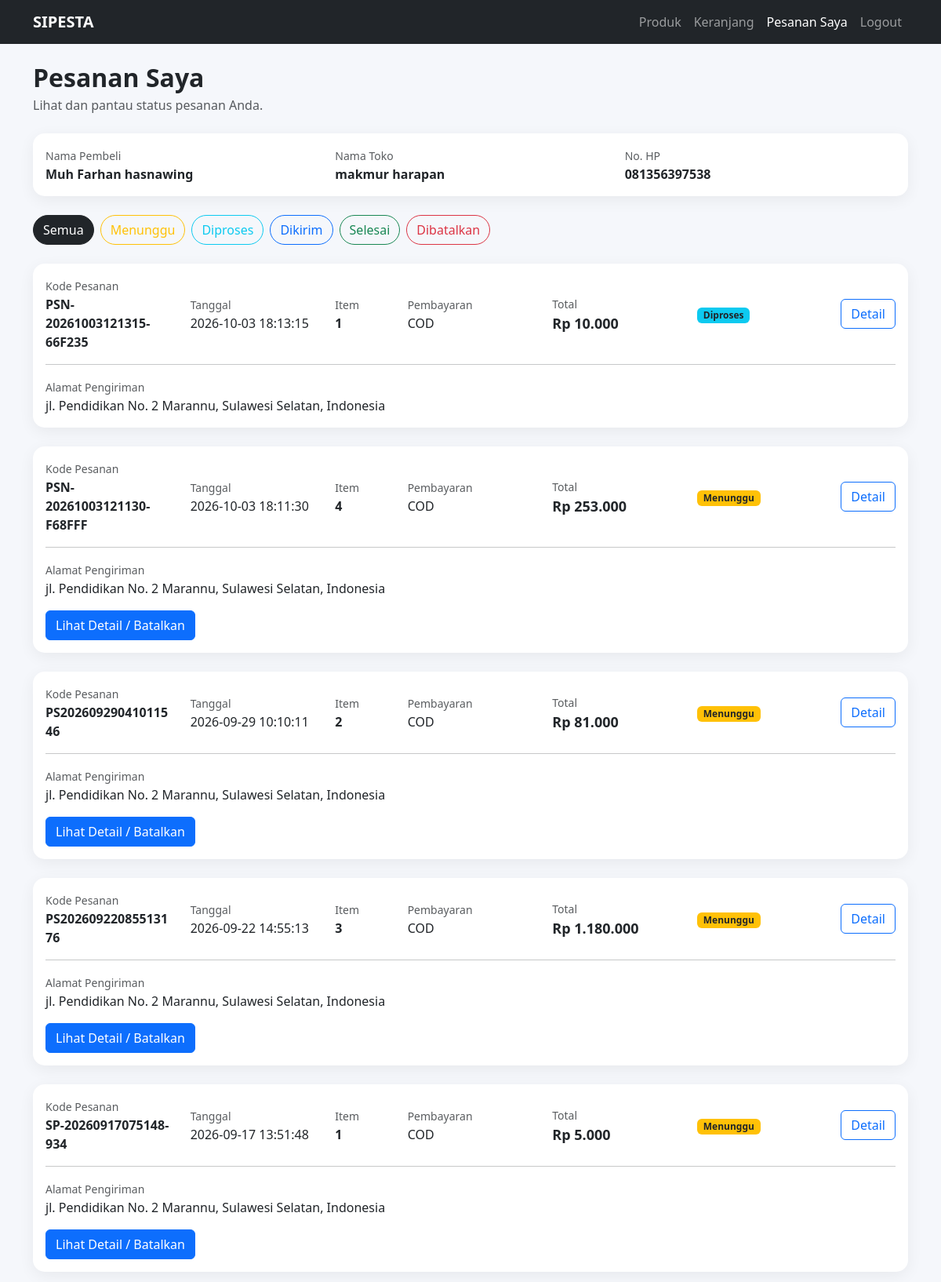
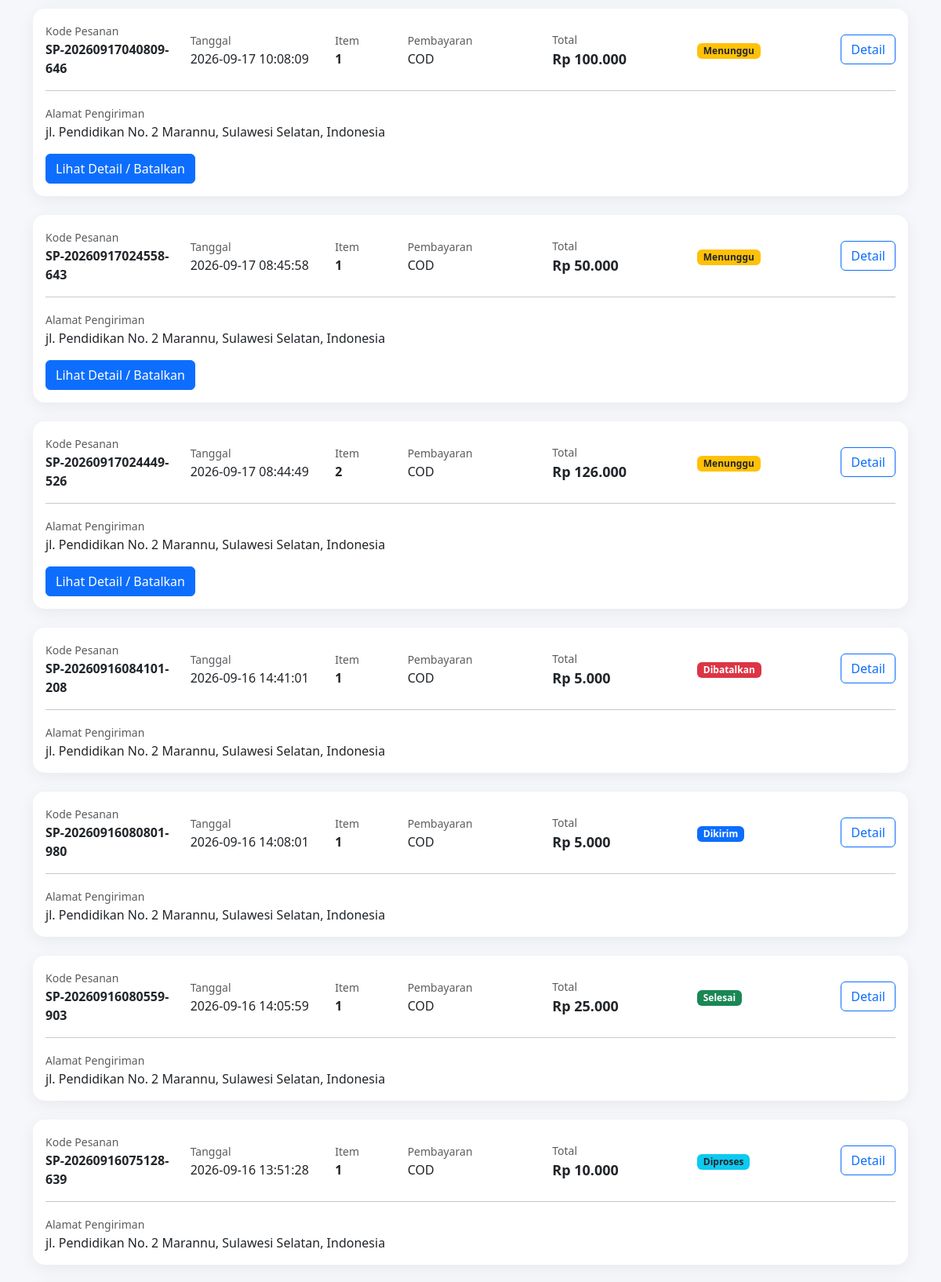
The app's page /pembeli/pesanan.php (signed in, upper part) with its own data (2 pictures, top to bottom).
### tables this page shows
CREATE TABLE `pembeli` (
  `id` int(11) NOT NULL,
  `user_id` int(11) NOT NULL,
  `nama` varchar(100) NOT NULL,
  `tanggal_lahir` date DEFAULT NULL,
  `no_hp` varchar(20) DEFAULT NULL,
  `alamat` text DEFAULT NULL,
  `nama_toko` varchar(150) DEFAULT NULL,
  `jenis_kelamin` enum('Laki-laki','Perempuan') DEFAULT NULL,
  `lama_usaha` int(11) DEFAULT 0,
  `created_at` timestamp NOT NULL DEFAULT current_timestamp(),
  `latitude` decimal(10,8) DEFAULT NULL,
  `longitude` decimal(11,8) DEFAULT NULL
);

CREATE TABLE `pesanan` (
  `id` int(11) NOT NULL,
  `kode_pesanan` varchar(30) NOT NULL,
  `pembeli_id` int(11) NOT NULL,
  `nama_penerima` varchar(150) DEFAULT NULL,
  `no_hp` varchar(30) DEFAULT NULL,
  `tanggal_pesanan` datetime DEFAULT current_timestamp(),
  `total_harga` decimal(15,2) NOT NULL DEFAULT 0.00,
  `alamat_pengiriman` text NOT NULL,
  `catatan` text DEFAULT NULL,
  `metode_pembayaran` enum('COD','Transfer') DEFAULT 'COD',
  `STATUS` varchar(20) NOT NULL DEFAULT 'menunggu',
  `created_at` timestamp NOT NULL DEFAULT current_timestamp(),
  `updated_at` timestamp NOT NULL DEFAULT current_timestamp() ON UPDATE current_timestamp(),
  `latitude_pengiriman` decimal(10,8) DEFAULT NULL,
  `longitude_pengiriman` decimal(11,8) DEFAULT NULL,
  `jarak_km` decimal(10,2) DEFAULT NULL,
  `ongkos_kirim` decimal(15,2) NOT NULL DEFAULT 0.00
);

### config/auth.php (called while the page is built, shortened)
<?php
function userId()
{
    return (int)($_SESSION['user_id'] ?? 0);
}

### config/helper.php (called while the page is built, shortened)
<?php
function e($text)
{
    return htmlspecialchars($text ?? '', ENT_QUOTES, 'UTF-8');
}
function rupiah($angka)
{
    return 'Rp ' . number_format(
        $angka,
        0,
        ',',
        '.'
    );
}

### pembeli/pesanan.php (the view, shortened to what this page needs)
<?php
require_once "../config/database.php";
require_once "../config/auth.php";
require_once "../config/helper.php";
$user_id = userId();
$stmt = $conn->prepare("
    SELECT id, nama, nama_toko, no_hp, alamat
    FROM pembeli
    WHERE user_id = ?
    LIMIT 1
");
$stmt->bind_param("i", $user_id);
$stmt->execute();
$resultPembeli = $stmt->get_result();
$pembeli = $resultPembeli->fetch_assoc();
$pembeli_id = (int) $pembeli['id'];
$statusFilter = $_GET['status'] ?? '';
$whereStatus = "";
$pesanan = [];
if ($whereStatus !== '') {
    $stmt = $conn->prepare("
        SELECT
            ps.id,
            ps.kode_pesanan,
            ps.tanggal_pesanan,
            ps.total_harga,
            ps.alamat_pengiriman,
            ps.metode_pembayaran,
            ps.status,
            COUNT(dp.id) AS jumlah_item
        FROM pesanan ps
        LEFT JOIN detail_pesanan dp
            ON dp.pesanan_id = ps.id
        WHERE ps.pembeli_id = ?
        $whereStatus
        GROUP BY
            ps.id,
            ps.kode_pesanan,
            ps.tanggal_pesanan,
            ps.total_harga,
            ps.alamat_pengiriman,
            ps.metode_pembayaran,
            ps.status
        ORDER BY ps.id DESC
    ");
    $stmt->bind_param(
        "is",
        $pembeli_id,
        $statusFilter
    );
} else {
    $stmt = $conn->prepare("
        SELECT
            ps.id,
            ps.kode_pesanan,
            ps.tanggal_pesanan,
            ps.total_harga,
            ps.alamat_pengiriman,
            ps.metode_pembayaran,
            ps.status,
            COUNT(dp.id) AS jumlah_item
        FROM pesanan ps
        LEFT JOIN detail_pesanan dp
            ON dp.pesanan_id = ps.id
        WHERE ps.pembeli_id = ?
        GROUP BY
            ps.id,
            ps.kode_pesanan,
            ps.tanggal_pesanan,
            ps.total_harga,
            ps.alamat_pengiriman,
            ps.metode_pembayaran,
            ps.status
        ORDER BY ps.id DESC
    ");
    $stmt->bind_param(
        "i",
        $pembeli_id
    );
}
$stmt->execute();
$result = $stmt->get_result();
while ($row = $result->fetch_assoc()) {
    $pesanan[] = $row;
}
function badgeStatusPembeli($status)
{
    switch ($status) {
        case 'menunggu':
            return '<span class="badge bg-warning text-dark">
                        Menunggu
                    </span>';
        case 'diproses':
            return '<span class="badge bg-info text-dark">
                        Diproses
                    </span>';
        case 'dikirim':
            return '<span class="badge bg-primary">
                        Dikirim
                    </span>';
        case 'selesai':
            return '<span class="badge bg-success">
                        Selesai
                    </span>';
        case 'dibatalkan':
            return '<span class="badge bg-danger">
                        Dibatalkan
                    </span>';
    }
}
?>
<!DOCTYPE html>
<html lang="id">
<head>
    <link
        href="https://cdn.jsdelivr.net/npm/bootstrap@5.3.3/dist/css/bootstrap.min.css"
        rel="stylesheet">
</head>
<body>
<nav class="navbar navbar-expand-lg bg-dark navbar-dark">
    <div class="container">
        <a class="navbar-brand"
           href="index.php">
            SIPESTA
        </a>
        <div class="collapse navbar-collapse"
             id="navbarMenu">
            <ul class="navbar-nav ms-auto">
                <li class="nav-item">
                    <a class="nav-link"
                       href="index.php">
                        Produk
                    </a>
                </li>
                <li class="nav-item">
                    <a class="nav-link"
                       href="keranjang.php">
                        Keranjang
                    </a>
                </li>
                <li class="nav-item">
                    <a class="nav-link active"
                       href="pesanan.php">
                        Pesanan Saya
                    </a>
                </li>
                <li class="nav-item">
                    <a class="nav-link"
                       href="../logout.php">
                        Logout
                    </a>
                </li>
            </ul>
        </div>
    </div>
</nav>
<div class="container py-4">
    <div class="mb-4">
        <h2 class="fw-bold mb-1">
            Pesanan Saya
        </h2>
        <p class="text-muted mb-0">
            Lihat dan pantau status pesanan Anda.
        </p>
    </div>
    <div class="card mb-4">
        <div class="card-body">
            <div class="row">
                <div class="col-md-4">
                    <small class="text-muted">
                        Nama Pembeli
                    </small>
                    <div class="fw-bold">
                        <?= e($pembeli['nama']) ?>
                    </div>
                </div>
                <div class="col-md-4">
                    <small class="text-muted">
                        Nama Toko
                    </small>
                    <div class="fw-bold">
                        <?= e($pembeli['nama_toko'] ?: '-') ?>
                    </div>
                </div>
                <div class="col-md-4">
                    <small class="text-muted">
                        No. HP
                    </small>
                    <div class="fw-bold">
                        <?= e($pembeli['no_hp']) ?>
                    </div>
                </div>
            </div>
        </div>
    </div>
    <div class="mb-4">
        <div class="d-flex flex-wrap gap-2">
            <a
                href="pesanan.php"
                class="btn
                <?= $statusFilter === ''
                    ? 'btn-dark'
                    : 'btn-outline-dark' ?>
                filter-btn">
                Semua
            </a>
            <a
                href="pesanan.php?status=menunggu"
                class="btn
                <?= $statusFilter === 'menunggu'
                    ? 'btn-warning'
                    : 'btn-outline-warning' ?>
                filter-btn">
                Menunggu
            </a>
            <a
                href="pesanan.php?status=diproses"
                class="btn
                <?= $statusFilter === 'diproses'
                    ? 'btn-info'
                    : 'btn-outline-info' ?>
                filter-btn">
                Diproses
            </a>
            <a
                href="pesanan.php?status=dikirim"
                class="btn
                <?= $statusFilter === 'dikirim'
                    ? 'btn-primary'
                    : 'btn-outline-primary' ?>
                filter-btn">
                Dikirim
            </a>
            <a
                href="pesanan.php?status=selesai"
                class="btn
                <?= $statusFilter === 'selesai'
                    ? 'btn-success'
                    : 'btn-outline-success' ?>
                filter-btn">
                Selesai
            </a>
            <a
                href="pesanan.php?status=dibatalkan"
                class="btn
                <?= $statusFilter === 'dibatalkan'
                    ? 'btn-danger'
                    : 'btn-outline-danger' ?>
                filter-btn">
                Dibatalkan
            </a>
        </div>
    </div>
    <?php if (empty($pesanan)): ?>
        <div class="card">
            <div class="card-body text-center py-5">
                <div style="font-size:50px;">
                    🛒
                </div>
                <h5 class="mt-3">
                    Belum Ada Pesanan
                </h5>
                <p class="text-muted">
                    Anda belum memiliki pesanan
                    <?= $statusFilter
                        ? 'dengan status ' . e($statusFilter)
                        : '' ?>.
                </p>
                <a
                    href="index.php"
                    class="btn btn-primary">
                    Mulai Belanja
                </a>
            </div>
        </div>
    <?php else: ?>
        <div class="row g-4">
            <?php foreach ($pesanan as $order): ?>
                <div class="col-12">
                    <div class="card order-card">
                        <div class="card-body">
                            <div class="row align-items-center">
                                <div class="col-md-2 mb-3 mb-md-0">
                                    <small class="text-muted">
                                        Kode Pesanan
                                    </small>
                                    <div class="order-code">
                                        <?= e(
                                            $order['kode_pesanan']
                                        ) ?>
                                    </div>
                                </div>
                                <div class="col-md-2 mb-3 mb-md-0">
                                    <small class="text-muted">
                                        Tanggal
                                    </small>
                                    <div>
                                        <?= e(
                                            $order['tanggal_pesanan']
                                        ) ?>
                                    </div>
                                </div>
                                <div class="col-md-1 mb-3 mb-md-0">
                                    <small class="text-muted">
                                        Item
                                    </small>
                                    <div class="fw-bold">
                                        <?= (int)
                                            $order['jumlah_item'] ?>
                                    </div>
                                </div>
                                <div class="col-md-2 mb-3 mb-md-0">
                                    <small class="text-muted">
                                        Pembayaran
                                    </small>
                                    <div>
                                        <?= e(
                                            strtoupper(
                                                $order['metode_pembayaran']
                                            )
                                        ) ?>
                                    </div>
                                </div>
                                <div class="col-md-2 mb-3 mb-md-0">
                                    <small class="text-muted">
                                        Total
                                    </small>
                                    <div class="total">
                                        <?= rupiah(
                                            $order['total_harga']
                                        ) ?>
                                    </div>
                                </div>
                                <div class="col-md-1 mb-3 mb-md-0">
                                    <?= badgeStatusPembeli(
                                        $order['status']
                                    ) ?>
                                </div>
                                <div class="col-md-2 text-md-end">
                                    <a
                                        href="detail_pesanan.php?id=<?= (int)$order['id'] ?>"
                                        class="btn btn-outline-primary">
                                        Detail
                                    </a>
                                </div>
                            </div>
                            <hr>
                            <div>
                                <small class="text-muted">
                                    Alamat Pengiriman
                                </small>
                                <div>
                                    <?= e(
                                        $order['alamat_pengiriman']
                                    ) ?>
                                </div>
                            </div>
                            <?php if (
                                $order['status'] === 'menunggu'
                            ): ?>
                                <div class="mt-3">
                                    <a
                                        href="detail_pesanan.php?id=<?= (int)$order['id'] ?>"
                                        class="btn btn-primary">
                                        Lihat Detail / Batalkan
                                    </a>
                                </div>
                            <?php endif; ?>
                        </div>
                    </div>
                </div>
            <?php endforeach; ?>
        </div>
    <?php endif; ?>
</div>
</body>
</html>

### pembeli/pesanan.php (style rules this page uses)
body { background: #f5f7fb; }
.navbar-brand { font-weight: 700; }
.card { border: none; border-radius: 15px; box-shadow: 0 5px 20px rgba(0,0,0,.06); }
.order-card { transition: .2s; }
.order-code { font-weight: 700; font-size: 16px; }
.total { font-size: 18px; font-weight: 700; }
.filter-btn { border-radius: 20px; }

### records on screen
pembeli: nama "Muh Farhan hasnawing", nama_toko "makmur harapan", no_hp "081356397538"
pesanan: kode_pesanan "PSN-20261003121315-66F235", tanggal_pesanan "2026-10-03 18:13:15", jumlah_item "1", metode_pembayaran "COD", total_harga "Rp 10.000", STATUS "Diproses", alamat_pengiriman "jl. Pendidikan No. 2 Marannu, Sulawesi Selatan, Indonesia"
pesanan: kode_pesanan "PSN-20261003121130-F68FFF", tanggal_pesanan "2026-10-03 18:11:30", jumlah_item "4", metode_pembayaran "COD", total_harga "Rp 253.000", STATUS "Menunggu", alamat_pengiriman "jl. Pendidikan No. 2 Marannu, Sulawesi Selatan, Indonesia"
pesanan: kode_pesanan "PS20260929041011546", tanggal_pesanan "2026-09-29 10:10:11", jumlah_item "2", metode_pembayaran "COD", total_harga "Rp 81.000", STATUS "Menunggu", alamat_pengiriman "jl. Pendidikan No. 2 Marannu, Sulawesi Selatan, Indonesia"
pesanan: kode_pesanan "PS20260922085513176", tanggal_pesanan "2026-09-22 14:55:13", jumlah_item "3", metode_pembayaran "COD", total_harga "Rp 1.180.000", STATUS "Menunggu", alamat_pengiriman "jl. Pendidikan No. 2 Marannu, Sulawesi Selatan, Indonesia"
pesanan: kode_pesanan "SP-20260917075148-934", tanggal_pesanan "2026-09-17 13:51:48", jumlah_item "1", metode_pembayaran "COD", total_harga "Rp 5.000", STATUS "Menunggu", alamat_pengiriman "jl. Pendidikan No. 2 Marannu, Sulawesi Selatan, Indonesia"
pesanan: kode_pesanan "SP-20260917040809-646", tanggal_pesanan "2026-09-17 10:08:09", jumlah_item "1", metode_pembayaran "COD", total_harga "Rp 100.000", STATUS "Menunggu", alamat_pengiriman "jl. Pendidikan No. 2 Marannu, Sulawesi Selatan, Indonesia"
pesanan: kode_pesanan "SP-20260917024558-643", tanggal_pesanan "2026-09-17 08:45:58", jumlah_item "1", metode_pembayaran "COD", total_harga "Rp 50.000", STATUS "Menunggu", alamat_pengiriman "jl. Pendidikan No. 2 Marannu, Sulawesi Selatan, Indonesia"
pesanan: kode_pesanan "SP-20260917024449-526", tanggal_pesanan "2026-09-17 08:44:49", jumlah_item "2", metode_pembayaran "COD", total_harga "Rp 126.000", STATUS "Menunggu", alamat_pengiriman "jl. Pendidikan No. 2 Marannu, Sulawesi Selatan, Indonesia"
pesanan: kode_pesanan "SP-20260916084101-208", tanggal_pesanan "2026-09-16 14:41:01", jumlah_item "1", metode_pembayaran "COD", total_harga "Rp 5.000", STATUS "Dibatalkan", alamat_pengiriman "jl. Pendidikan No. 2 Marannu, Sulawesi Selatan, Indonesia"
pesanan: kode_pesanan "SP-20260916080801-980", tanggal_pesanan "2026-09-16 14:08:01", jumlah_item "1", metode_pembayaran "COD", total_harga "Rp 5.000", STATUS "Dikirim", alamat_pengiriman "jl. Pendidikan No. 2 Marannu, Sulawesi Selatan, Indonesia"
pesanan: kode_pesanan "SP-20260916080559-903", tanggal_pesanan "2026-09-16 14:05:59", jumlah_item "1", metode_pembayaran "COD", total_harga "Rp 25.000", STATUS "Selesai", alamat_pengiriman "jl. Pendidikan No. 2 Marannu, Sulawesi Selatan, Indonesia"
pesanan: kode_pesanan "SP-20260916075128-639", tanggal_pesanan "2026-09-16 13:51:28", jumlah_item "1", metode_pembayaran "COD", total_harga "Rp 10.000", STATUS "Diproses", alamat_pengiriman "jl. Pendidikan No. 2 Marannu, Sulawesi Selatan, Indonesia"
